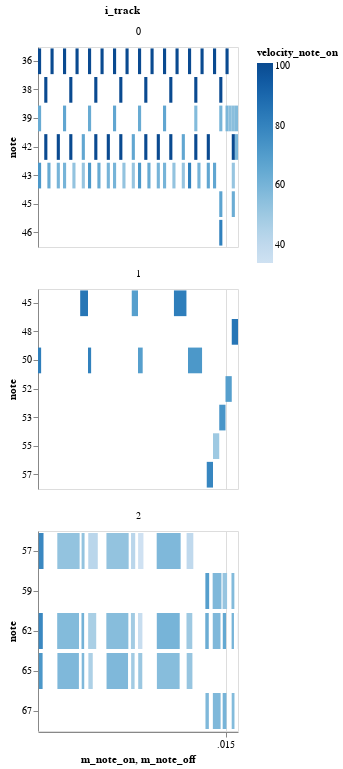

Here is the notebook cell this chart was saved with:
### Code cell
df_subset = df_notes_wide[['m_note_on', 'm_note_off', 'velocity_note_on', 'note', 'i_track']]

alt.Chart(df_subset).mark_bar().encode(
    x='m_note_on:T',
    x2='m_note_off:T',
    y='note:N',
    color='velocity_note_on:Q',
    tooltip=['m_note_on', 'm_note_off', 'note']
).properties(
    width=200,
    height=200
).facet(
    facet='i_track:O',
    columns=1
).resolve_scale(
    y='independent'
).interactive()

### Figure 1 — Vega-Lite specification as saved in the notebook (floating-point values rounded to 4 significant figures; data arrays with more than 128 entries replaced by an {"elided": "..."} marker saying what was removed)
{"config": {"view": {"continuousWidth": 400, "continuousHeight": 300}}, "data": {"name": "data-95d4dd321c7bca11b25a508802223af6"}, "facet": {"type": "ordinal", "field": "i_track"}, "spec": {"mark": "bar", "encoding": {"color": {"type": "quantitative", "field": "velocity_note_on"}, "tooltip": [{"type": "quantitative", "field": "m_note_on"}, {"type": "quantitative", "field": "m_note_off"}, {"type": "quantitative", "field": "note"}], "x": {"type": "temporal", "field": "m_note_on"}, "x2": {"field": "m_note_off"}, "y": {"type": "nominal", "field": "note"}}, "height": 200, "selection": {"selector001": {"type": "interval", "bind": "scales", "encodings": ["x", "y"]}}, "width": 200}, "columns": 1, "resolve": {"scale": {"y": "independent"}}, "$schema": "https://vega.github.io/schema/vega-lite/v4.8.1.json", "datasets": {"data-95d4dd321c7bca11b25a508802223af6": {"elided": "130 records"}}}
